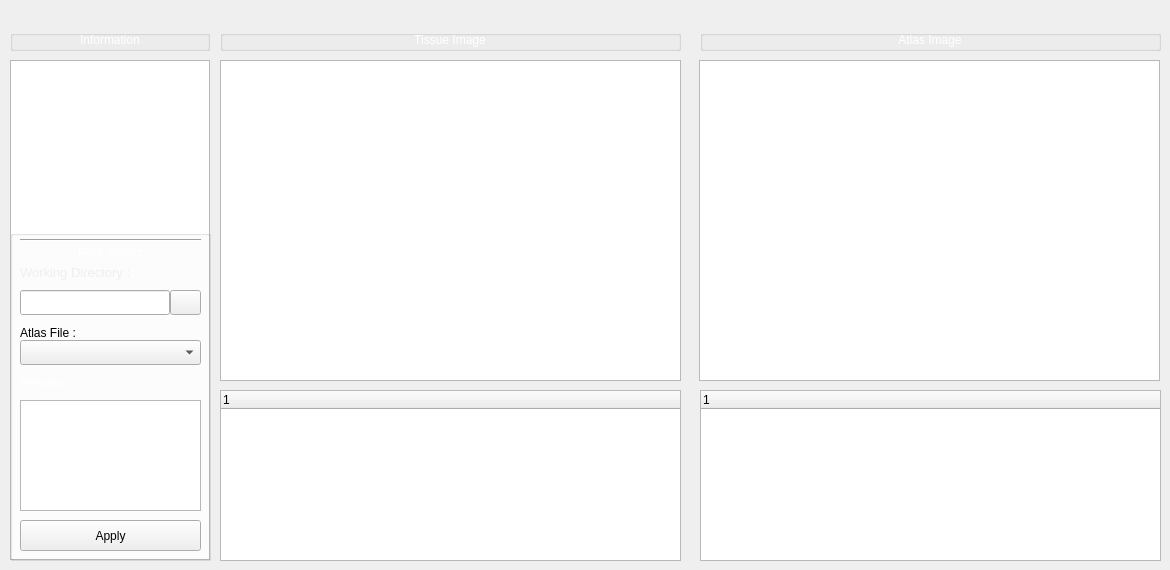
    <widget class="QWidget" name="tabLandmarks">
     <attribute name="title">
      <string>LandMark Detection</string>
     </attribute>
     <widget class="PhotoViewer" name="attlasViewFrist">
      <property name="geometry">
       <rect>
        <x>220</x>
        <y>60</y>
        <width>461</width>
        <height>321</height>
       </rect>
      </property>
     </widget>
     <widget class="QTreeWidget" name="attlasListSecond">
      <property name="geometry">
       <rect>
        <x>700</x>
        <y>390</y>
        <width>461</width>
        <height>171</height>
       </rect>
      </property>
      <column>
       <property name="text">
        <string notr="true">1</string>
       </property>
      </column>
     </widget>
     <widget class="PhotoViewer" name="attlasViewSecond">
      <property name="geometry">
       <rect>
        <x>699</x>
        <y>60</y>
        <width>461</width>
        <height>321</height>
       </rect>
      </property>
     </widget>
     <widget class="QTreeWidget" name="attlasListFrist">
      <property name="geometry">
       <rect>
        <x>220</x>
        <y>390</y>
        <width>461</width>
        <height>171</height>
       </rect>
      </property>
      <column>
       <property name="text">
        <string notr="true">1</string>
       </property>
      </column>
     </widget>
     <widget class="QTextBrowser" name="lblLandmarkInfoContent">
      <property name="geometry">
       <rect>
        <x>10</x>
        <y>60</y>
        <width>200</width>
        <height>500</height>
       </rect>
      </property>
      <property name="html">
       <string>&lt;!DOCTYPE HTML PUBLIC &quot;-//W3C//DTD HTML 4.0//EN&quot; &quot;http://www.w3.org/TR/REC-html40/strict.dtd&quot;&gt;
&lt;html&gt;&lt;head&gt;&lt;meta name=&quot;qrichtext&quot; content=&quot;1&quot; /&gt;&lt;style type=&quot;text/css&quot;&gt;
p, li { white-space: pre-wrap; }
&lt;/style&gt;&lt;/head&gt;&lt;body style=&quot; font-family:'Ubuntu'; font-size:11pt; font-weight:400; font-style:normal;&quot;&gt;
&lt;p style=&quot; margin-top:0px; margin-bottom:0px; margin-left:0px; margin-right:0px; -qt-block-indent:0; text-indent:0px;&quot;&gt;&lt;span style=&quot; font-family:'MS Shell Dlg 2'; font-size:9pt; color:#ffffff;&quot;&gt;Lorem ipsum dolor sit amet, consectetur adipiscing elit. Nulla ultrices interdum dignissim. Cras finibus, libero sed auctor finibus, justo nisl pellentesque augue, vel aliquet purus &lt;/span&gt;&lt;/p&gt;&lt;/body&gt;&lt;/html&gt;</string>
      </property>
     </widget>
     <widget class="QGroupBox" name="gboxBrain_7">
      <property name="geometry">
       <rect>
        <x>10</x>
        <y>30</y>
        <width>200</width>
        <height>21</height>
       </rect>
      </property>
      <property name="title">
       <string/>
      </property>
      <widget class="QLabel" name="lblLandMarkInfoTitle">
       <property name="geometry">
        <rect>
         <x>60</x>
         <y>0</y>
         <width>80</width>
         <height>21</height>
        </rect>
       </property>
       <property name="text">
        <string>&lt;html&gt;&lt;head/&gt;&lt;body&gt;&lt;p align=&quot;center&quot;&gt;&lt;span style=&quot; color:#ffffff;&quot;&gt;Information&lt;/span&gt;&lt;/p&gt;&lt;/body&gt;&lt;/html&gt;</string>
       </property>
      </widget>
     </widget>
     <widget class="QGroupBox" name="gboxBrain_8">
      <property name="geometry">
       <rect>
        <x>220</x>
        <y>30</y>
        <width>461</width>
        <height>21</height>
       </rect>
      </property>
      <property name="title">
       <string/>
      </property>
      <widget class="QLabel" name="lblLandmark">
       <property name="geometry">
        <rect>
         <x>130</x>
         <y>0</y>
         <width>200</width>
         <height>21</height>
        </rect>
       </property>
       <property name="text">
        <string>&lt;html&gt;&lt;head/&gt;&lt;body&gt;&lt;p align=&quot;center&quot;&gt;&lt;span style=&quot; color:#ffffff;&quot;&gt;Tissue Image&lt;/span&gt;&lt;/p&gt;&lt;/body&gt;&lt;/html&gt;</string>
       </property>
      </widget>
     </widget>
     <widget class="QGroupBox" name="gboxBrain_9">
      <property name="geometry">
       <rect>
        <x>700</x>
        <y>30</y>
        <width>461</width>
        <height>21</height>
       </rect>
      </property>
      <property name="title">
       <string/>
      </property>
      <widget class="QLabel" name="lblLandmarkAtlas">
       <property name="geometry">
        <rect>
         <x>130</x>
         <y>0</y>
         <width>200</width>
         <height>21</height>
        </rect>
       </property>
       <property name="text">
        <string>&lt;html&gt;&lt;head/&gt;&lt;body&gt;&lt;p align=&quot;center&quot;&gt;&lt;span style=&quot; color:#ffffff;&quot;&gt;Atlas Image&lt;/span&gt;&lt;/p&gt;&lt;/body&gt;&lt;/html&gt;</string>
       </property>
      </widget>
     </widget>
     <widget class="QGroupBox" name="landmarkfastselect">
      <property name="geometry">
       <rect>
        <x>10</x>
        <y>230</y>
        <width>201</width>
        <height>331</height>
       </rect>
      </property>
      <property name="title">
       <string/>
      </property>
      <widget class="QLabel" name="label_27">
       <property name="geometry">
        <rect>
         <x>50</x>
         <y>10</y>
         <width>101</width>
         <height>25</height>
        </rect>
       </property>
       <property name="text">
        <string>&lt;html&gt;&lt;head/&gt;&lt;body&gt;&lt;p&gt;&lt;span style=&quot; font-size:10pt; color:#ffffff;&quot;&gt;Fast Select&lt;/span&gt;&lt;/p&gt;&lt;/body&gt;&lt;/html&gt;</string>
       </property>
       <property name="alignment">
        <set>Qt::AlignCenter</set>
       </property>
      </widget>
      <widget class="QToolButton" name="btnLoadImage">
       <property name="geometry">
        <rect>
         <x>10</x>
         <y>290</y>
         <width>181</width>
         <height>31</height>
        </rect>
       </property>
       <property name="styleSheet">
        <string notr="true">#btnApply{
color:#fff;
font-size:12px;
font-weight:bold;}</string>
       </property>
       <property name="text">
        <string>Apply</string>
       </property>
       <property name="iconSize">
        <size>
         <width>100</width>
         <height>100</height>
        </size>
       </property>
      </widget>
      <widget class="Line" name="line_3">
       <property name="geometry">
        <rect>
         <x>10</x>
         <y>0</y>
         <width>181</width>
         <height>20</height>
        </rect>
       </property>
       <property name="orientation">
        <enum>Qt::Horizontal</enum>
       </property>
      </widget>
      <widget class="QLabel" name="label_28">
       <property name="geometry">
        <rect>
         <x>10</x>
         <y>30</y>
         <width>121</width>
         <height>25</height>
        </rect>
       </property>
       <property name="text">
        <string>&lt;html&gt;&lt;head/&gt;&lt;body&gt;&lt;p&gt;&lt;span style=&quot; font-size:10pt; color:#eeeeec;&quot;&gt;Working Directory :&lt;/span&gt;&lt;/p&gt;&lt;/body&gt;&lt;/html&gt;</string>
       </property>
      </widget>
      <widget class="QLabel" name="label_29">
       <property name="geometry">
        <rect>
         <x>10</x>
         <y>90</y>
         <width>101</width>
         <height>25</height>
        </rect>
       </property>
       <property name="text">
        <string>&lt;html&gt;&lt;head/&gt;&lt;body&gt;&lt;p&gt;&lt;span style=&quot; font-size:10pt; color:#ffffff;&quot;&gt;Atlas File :&lt;/span&gt;&lt;/p&gt;&lt;/body&gt;&lt;/html&gt;</string>
       </property>
      </widget>
      <widget class="QComboBox" name="cmbSelectImage">
       <property name="geometry">
        <rect>
         <x>10</x>
         <y>110</y>
         <width>181</width>
         <height>25</height>
        </rect>
       </property>
      </widget>
      <widget class="QLineEdit" name="txtbrowse">
       <property name="geometry">
        <rect>
         <x>10</x>
         <y>60</y>
         <width>150</width>
         <height>25</height>
        </rect>
       </property>
      </widget>
      <widget class="QLabel" name="label_30">
       <property name="geometry">
        <rect>
         <x>10</x>
         <y>140</y>
         <width>101</width>
         <height>25</height>
        </rect>
       </property>
       <property name="text">
        <string>&lt;html&gt;&lt;head/&gt;&lt;body&gt;&lt;p&gt;&lt;span style=&quot; font-size:10pt; color:#ffffff;&quot;&gt;Preview:&lt;/span&gt;&lt;/p&gt;&lt;/body&gt;&lt;/html&gt;</string>
       </property>
      </widget>
      <widget class="PhotoViewer" name="atlasPreview">
       <property name="geometry">
        <rect>
         <x>10</x>
         <y>170</y>
         <width>181</width>
         <height>111</height>
        </rect>
       </property>
      </widget>
      <widget class="QToolButton" name="btnBrowseImage">
       <property name="geometry">
        <rect>
         <x>160</x>
         <y>60</y>
         <width>31</width>
         <height>25</height>
        </rect>
       </property>
       <property name="styleSheet">
        <string notr="true">#btnApply{
color:#fff;
font-size:12px;
font-weight:bold;}</string>
       </property>
       <property name="text">
        <string/>
       </property>
       <property name="icon">
        <iconset resource="resource.qrc">
         <normaloff>:/newPrefix/Icons/browse.svg</normaloff>:/newPrefix/Icons/browse.svg</iconset>
       </property>
       <property name="iconSize">
        <size>
         <width>100</width>
         <height>100</height>
        </size>
       </property>
      </widget>
      <zorder>btnLoadImage</zorder>
      <zorder>line_3</zorder>
      <zorder>label_27</zorder>
      <zorder>label_28</zorder>
      <zorder>label_29</zorder>
      <zorder>cmbSelectImage</zorder>
      <zorder>txtbrowse</zorder>
      <zorder>label_30</zorder>
      <zorder>atlasPreview</zorder>
      <zorder>btnBrowseImage</zorder>
     </widget>
    </widget>
